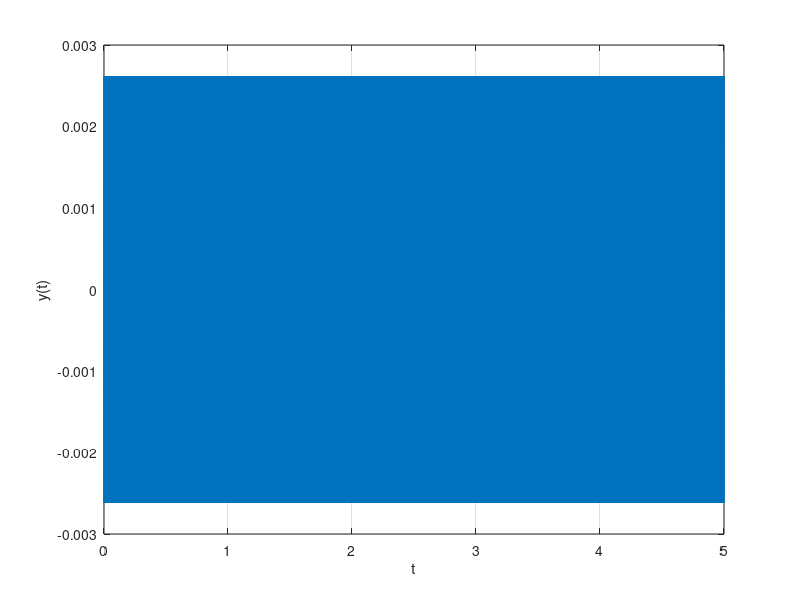

Reproduce this figure in MATLAB.
home;
clear;

%Cancelamento de Fase
fs = 44100;
t = 0:1/fs:5;
f1 = 440;
f2 = 440;
A1 = .3;
A2 = .3;
w1 = 0;
w2 = 181;
y1 = A1 * sin(2 * pi * f1 * t + w1 * pi/180);
y2 = A2 * sin(2 * pi * f2 * t + w2 * pi/180);
y = (y1 + y2)/2;

figure(1);
plot(t, y, 'LineWidth', 1);
xlabel('t');
ylabel('y(t)');
grid on;
saveas(1, 'Atividade2_4.png');

sound(y, fs, 16);